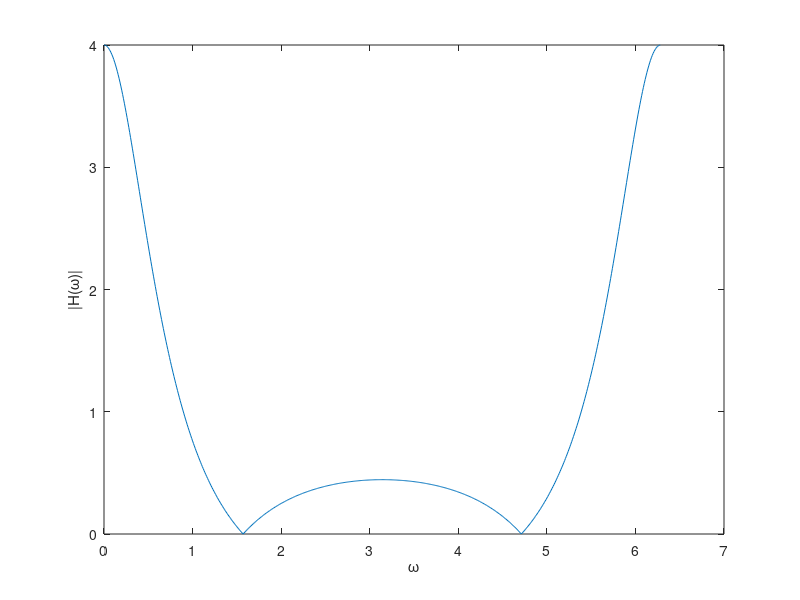

MATLAB code to generate this figure:
% problem 2 part 2 4)
omega = 0:0.01:2*pi;

H = ((cos(2*omega)+1) + 1j*sin(2*omega))./((cos(2*omega)-2.5*cos(omega)+1)+1j*(sin(2*omega)-2.5*sin(omega)));

plot(omega,abs(H));
xlabel('\omega');
ylabel('|H(\omega)|');